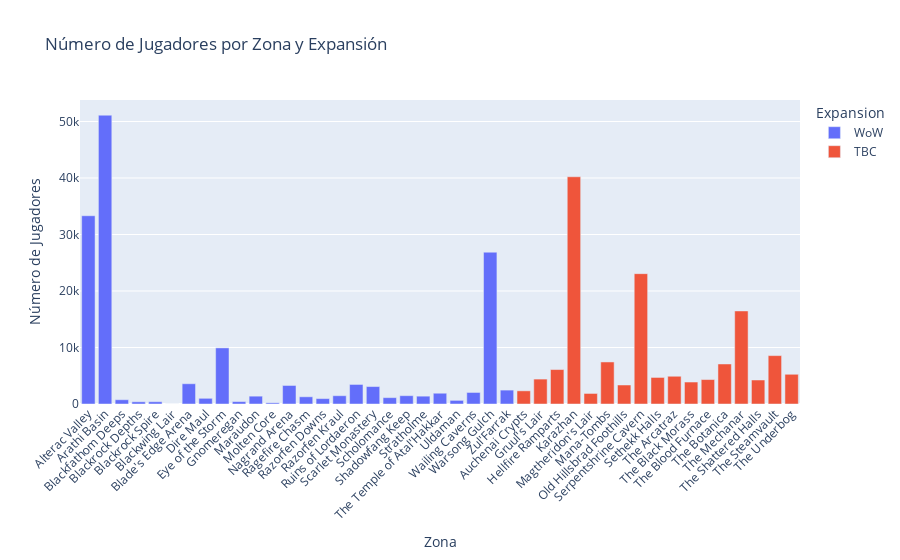

Notebook source saved alongside this figure:
### Markdown cell above
este gráfico proporciona una visión general útil para entender cómo se distribuyen los jugadores en diferentes zonas y puede servir como base para explorar más a fondo las razones detrás de estas tendencias.

### Code cell
filtered_wowah_data_wow = wowah_data[wowah_data['zone'].isin(locations[locations['Game_Version'] == 'WoW']['Location_Name'])]
filtered_wowah_data_tbc = wowah_data[wowah_data['zone'].isin(locations[locations['Game_Version'] == 'TBC']['Location_Name'])]


expansion_zone_counts = pd.concat([
    filtered_wowah_data_wow.assign(Expansion='WoW'),
    filtered_wowah_data_tbc.assign(Expansion='TBC')
])

zone_expansion_counts = expansion_zone_counts.groupby(['zone', 'Expansion']).size().reset_index(name='count')

fig = px.bar(zone_expansion_counts, x='zone', y='count', color='Expansion',
             title='Número de Jugadores por Zona y Expansión',
             labels={'zone': 'Zona', 'count': 'Número de Jugadores'})
fig.update_layout(xaxis_title='Zona', yaxis_title='Número de Jugadores', xaxis_tickangle=-45)
fig.show()

### Figure 1 — Plotly figure (JSON) as saved in the notebook; plotly's stock layout.template omitted (floating-point values rounded to 4 significant figures)
{"data": [{"alignmentgroup": "True", "hovertemplate": "Expansion=WoW<br>Zona=%{x}<br>Número de Jugadores=%{y}<extra></extra>", "legendgroup": "WoW", "marker": {"color": "#636efa", "pattern": {"shape": ""}}, "name": "WoW", "offsetgroup": "WoW", "orientation": "v", "showlegend": true, "textposition": "auto", "type": "bar", "x": ["Alterac Valley", "Arathi Basin", "Blackfathom Deeps", "Blackrock Depths", "Blackrock Spire", "Blackwing Lair", "Blade's Edge Arena", "Dire Maul", "Eye of the Storm", "Gnomeregan", "Maraudon", "Molten Core", "Nagrand Arena", "Ragefire Chasm", "Razorfen Downs", "Razorfen Kraul", "Ruins of Lordaeron", "Scarlet Monastery", "Scholomance", "Shadowfang Keep", "Stratholme", "The Temple of Atal'Hakkar", "Uldaman", "Wailing Caverns", "Warsong Gulch", "Zul'Farrak"], "xaxis": "x", "y": [33320, 51115, 758, 392, 404, 1, 3585, 1007, 9933, 427, 1387, 210, 3279, 1276, 956, 1468, 3460, 3087, 1125, 1473, 1388, 1906, 642, 2043, 26871, 2461], "yaxis": "y"}, {"alignmentgroup": "True", "hovertemplate": "Expansion=TBC<br>Zona=%{x}<br>Número de Jugadores=%{y}<extra></extra>", "legendgroup": "TBC", "marker": {"color": "#EF553B", "pattern": {"shape": ""}}, "name": "TBC", "offsetgroup": "TBC", "orientation": "v", "showlegend": true, "textposition": "auto", "type": "bar", "x": ["Auchenai Crypts", "Gruul's Lair", "Hellfire Ramparts", "Karazhan", "Magtheridon's Lair", "Mana-Tombs", "Old Hillsbrad Foothills", "Serpentshrine Cavern", "Sethekk Halls", "The Arcatraz", "The Black Morass", "The Blood Furnace", "The Botanica", "The Mechanar", "The Shattered Halls", "The Steamvault", "The Underbog"], "xaxis": "x", "y": [2330, 4411, 6099, 40218, 1865, 7441, 3363, 23067, 4699, 4910, 3889, 4326, 7084, 16470, 4246, 8565, 5261], "yaxis": "y"}], "layout": {"autosize": true, "barmode": "relative", "legend": {"title": {"text": "Expansion"}, "tracegroupgap": 0}, "title": {"text": "Número de Jugadores por Zona y Expansión"}, "xaxis": {"anchor": "y", "autorange": true, "domain": [0, 1], "range": [-0.5, 42.5], "tickangle": -45, "title": {"text": "Zona"}, "type": "category"}, "yaxis": {"anchor": "x", "autorange": true, "domain": [0, 1], "range": [0, 53810.0], "title": {"text": "Número de Jugadores"}, "type": "linear"}}}
